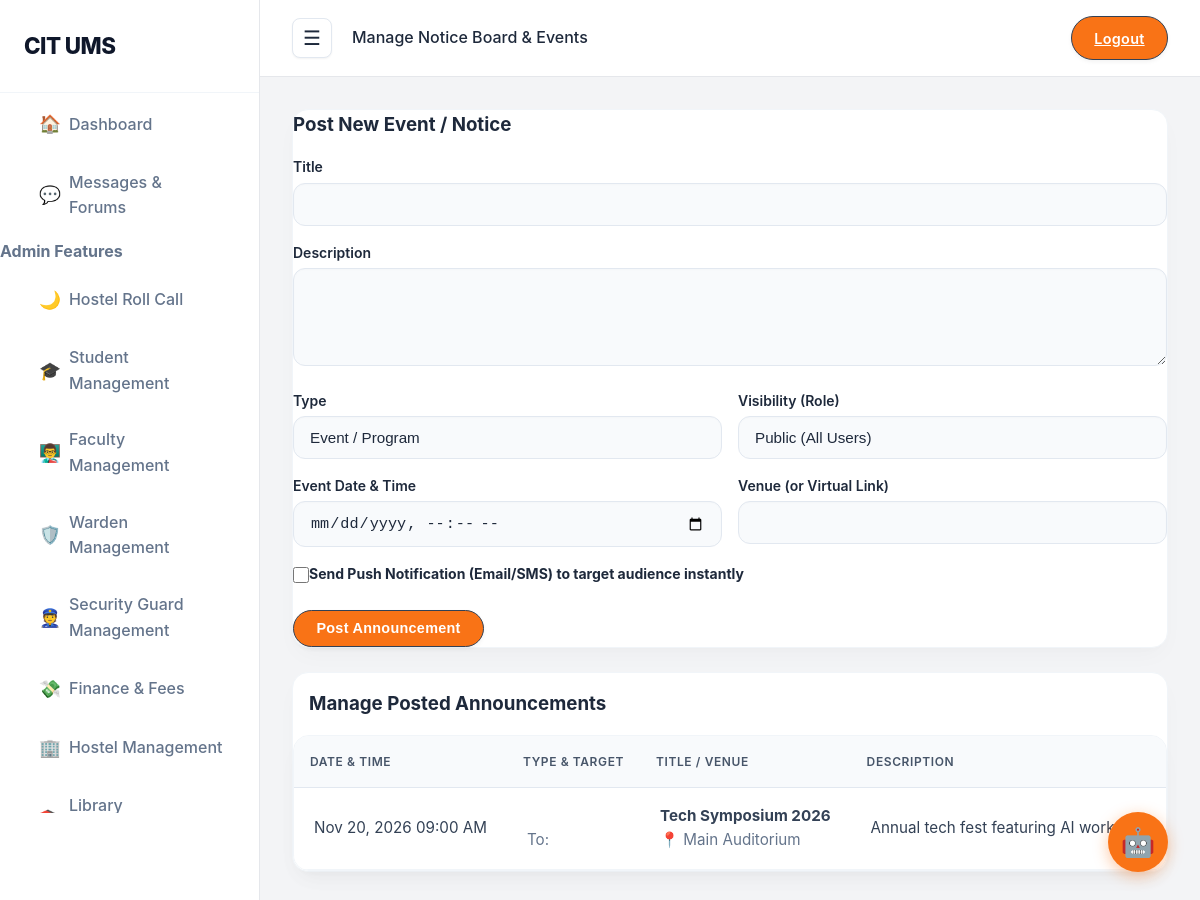
/event/admin (signed in), run on the app's committed database.
### tables this page shows
CREATE TABLE IF NOT EXISTS events (
    id INT AUTO_INCREMENT PRIMARY KEY,
    title VARCHAR(255) NOT NULL,
    description TEXT NOT NULL,
    event_date DATETIME NOT NULL,
    venue VARCHAR(100) NOT NULL,
    created_at TIMESTAMP DEFAULT CURRENT_TIMESTAMP
);

### app/Controllers/EventController.php (called while the page is built, shortened)
<?php
class EventController extends Controller {
    public function admin() {
        $user = JWT::getToken();
        $eventModel = $this->model('Event');
        $data = [
            'user' => $user,
            'title' => 'Manage Events & Notices',
            'events' => $eventModel->getAllEvents(),
            'success' => '',
            'error' => ''
        ];
        $this->view('event/admin', $data);
    }
}

### app/Core/Router.php (called while the page is built, shortened)
<?php
class Router {
    protected $method = 'index';
    public function __construct() {
        $url = $this->parseUrl();
        if (isset($url[0])) {
            $requested = strtolower($url[0]) . 'controller.php';
            $dir = __DIR__ . '/../../app/Controllers/';
            if (is_dir($dir)) {
                $files = scandir($dir);
                foreach ($files as $file) {
                    if (strtolower($file) === $requested) {
                        unset($url[0]);
                        break;
                    }
                }
            }
        }
        $this->controller = new $this->controller;
        if (isset($url[1])) {
            if (method_exists($this->controller, $url[1])) {
                $this->method = $url[1];
                unset($url[1]);
            }
        }
        $this->params = $url ? array_values($url) : [];
        call_user_func_array([$this->controller, $this->method], $this->params);
    }
    public function parseUrl() {
        if (isset($_GET['url'])) {
            $url = filter_var(rtrim($_GET['url'], '/'), FILTER_SANITIZE_URL);
            return explode('/', $url);
        }
        return [];
    }
}

### public/index.php (called while the page is built, shortened)
<?php
require_once __DIR__ . '/../app/Core/Router.php';
require_once __DIR__ . '/../app/Core/Controller.php';
require_once __DIR__ . '/../app/Core/Model.php';
require_once __DIR__ . '/../app/Core/JWT.php';
$router = new Router();

### app/Core/Model.php (called while the page is built, shortened)
<?php
class Model {
    public function __construct() {
        try {
            $dsn = "mysql:host=" . DB_HOST . ";dbname=" . DB_NAME . ";charset=utf8mb4";
            $options = [
                PDO::ATTR_ERRMODE => PDO::ERRMODE_EXCEPTION,
                PDO::ATTR_DEFAULT_FETCH_MODE => PDO::FETCH_ASSOC,
                PDO::ATTR_EMULATE_PREPARES => false,
            ];
            $this->db = new PDO($dsn, DB_USER, DB_PASS, $options);
        } catch (PDOException $e) {
            die("Database connection failed: " . $e->getMessage());
        }
    }
}

### app/Models/Event.php (called while the page is built, shortened)
<?php
class Event extends Model {
    public function getAllEvents() {
        $stmt = $this->db->query("SELECT * FROM events ORDER BY event_date ASC");
        return $stmt->fetchAll();
    }
}

### app/Core/JWT.php (called while the page is built, shortened)
<?php
class JWT {
    public static function decode($jwt) {
        $tokenParts = explode('.', $jwt);
        $header = base64_decode($tokenParts[0]);
        $payload = base64_decode($tokenParts[1]);
        $signature_provided = $tokenParts[2];
        $base64UrlHeader = self::base64url_encode($header);
        $base64UrlPayload = self::base64url_encode($payload);
        $signature = hash_hmac('sha256', $base64UrlHeader . "." . $base64UrlPayload, JWT_SECRET, true);
        $base64UrlSignature = self::base64url_encode($signature);
        if ($base64UrlSignature === $signature_provided) {
            return json_decode($payload, true);
        }
        return false;
    }
    private static function base64url_encode($data) {
        return str_replace(['+', '/', '='], ['-', '_', ''], base64_encode($data));
    }
    public static function getToken() {
        if (isset($_COOKIE['jwt_token'])) {
            return self::decode($_COOKIE['jwt_token']);
        }
        return false;
    }
}

### app/Views/event/admin.php (the view, shortened to what this page needs)
<!DOCTYPE html>
<html lang="en">
<head>
    <link rel="stylesheet" href="<?= BASE_URL ?>css/style.css?v=<?= time() ?>">
</head>
<body>
<div class="dashboard-layout">
    <?php include '../app/Views/partials/sidebar.php'; ?>
    <main class="main-content">
        <header class="topbar shadow-sm">
            <div style="display:flex; align-items:center;">
                <button class="menu-toggle" onclick="toggleSidebar()">&#9776;</button>
            <div class="welcome font-medium text-lg">Manage Notice Board & Events</div>
            </div>
            <div class="user-menu" style="display: flex; align-items: center; gap: 1rem;">
                <a href="<?= BASE_URL ?>auth/logout" class="btn btn-primary">Logout</a>
            </div>
        </header>
        <div class="content-wrapper">
            <div class="bg-white p-6 rounded-lg shadow-sm border border-gray-200 mb-6">
                <h3 class="text-lg font-bold mb-4">Post New Event / Notice</h3>
                <form action="<?= BASE_URL ?>event/admin" method="POST" class="grid" style="grid-template-columns: 1fr; gap: 1rem;">
                    <div>
                        <label class="block text-sm mb-1">Title</label>
                        <input type="text" name="title" class="form-input w-full" required>
                    </div>
                    <div>
                        <label class="block text-sm mb-1">Description</label>
                        <textarea name="description" class="form-input w-full" rows="4" required></textarea>
                    </div>
                    <div class="grid" style="grid-template-columns: 1fr 1fr; gap: 1rem;">
                        <div>
                            <label class="block text-sm mb-1">Type</label>
                            <select name="type" class="form-input w-full" required>
                                <option value="event">Event / Program</option>
                            </select>
                        </div>
                        <div>
                            <label class="block text-sm mb-1">Visibility (Role)</label>
                            <select name="visibility" class="form-input w-full" required>
                                <option value="all">Public (All Users)</option>
                            </select>
                        </div>
                    </div>
                    <div class="grid" style="grid-template-columns: 1fr 1fr; gap: 1rem;">
                        <div>
                            <label class="block text-sm mb-1">Event Date & Time</label>
                            <input type="datetime-local" name="event_date" class="form-input w-full" required>
                        </div>
                        <div>
                            <label class="block text-sm mb-1">Venue (or Virtual Link)</label>
                            <input type="text" name="venue" class="form-input w-full" required>
                        </div>
                    </div>
                    <div class="mt-2 mb-2 flex items-center gap-2">
                        <input type="checkbox" name="notify" id="notify" value="1" style="width:16px;height:16px;">
                        <label for="notify" class="text-sm font-bold text-red-600">Send Push Notification (Email/SMS) to target audience instantly</label>
                    </div>
                    <div>
                        <button type="submit" class="btn btn-primary">Post Announcement</button>
                    </div>
                </form>
            </div>
            <div class="bg-white rounded-lg shadow-sm border border-gray-200">
                <div class="p-4 border-b border-gray-200">
                    <h3 class="text-lg font-bold">Manage Posted Announcements</h3>
                </div>
                <div class="table-container">
                    <table class="table">
                        <thead>
                            <tr>
                                <th>Date & Time</th>
                                <th>Type & Target</th>
                                <th>Title / Venue</th>
                                <th>Description</th>
                                <th>Action</th>
                            </tr>
                        </thead>
                        <tbody>
                            <?php if (empty($events)): ?>
                                <tr>
                                    <td colspan="5" class="text-center text-gray-500 py-4">No events found.</td>
                                </tr>
                            <?php else: ?>
                                <?php foreach ($events as $event): ?>
                                <tr>
                                    <td style="white-space: nowrap;"><?= date('M d, Y h:i A', strtotime($event['event_date'])) ?></td>
                                    <td>
                                        <span class="px-2 py-1 bg-blue-100 text-blue-800 text-xs rounded uppercase"><?= htmlspecialchars($event['type']) ?></span><br>
                                        <span class="text-xs text-gray-500 block mt-1">To: <?= ucfirst(htmlspecialchars($event['visibility'])) ?></span>
                                    </td>
                                    <td>
                                        <strong><?= htmlspecialchars($event['title']) ?></strong><br>
                                        <span class="text-xs text-gray-500">📍 <?= htmlspecialchars($event['venue']) ?></span>
                                    </td>
                                    <td style="max-width: 300px; overflow:hidden; text-overflow: ellipsis;"><?= nl2br(htmlspecialchars($event['description'])) ?></td>
                                    <td>
                                    </td>
                                </tr>
                                <?php endforeach; ?>
                            <?php endif; ?>
                        </tbody>
                    </table>
                </div>
            </div>
        </div>
    </main>
</div>
</body>
</html>

### data on the page
events: event_date "Nov 20, 2026 09:00 AM", title "Tech Symposium 2026", venue "Main Auditorium", description "Annual tech fest featuring AI work…"
